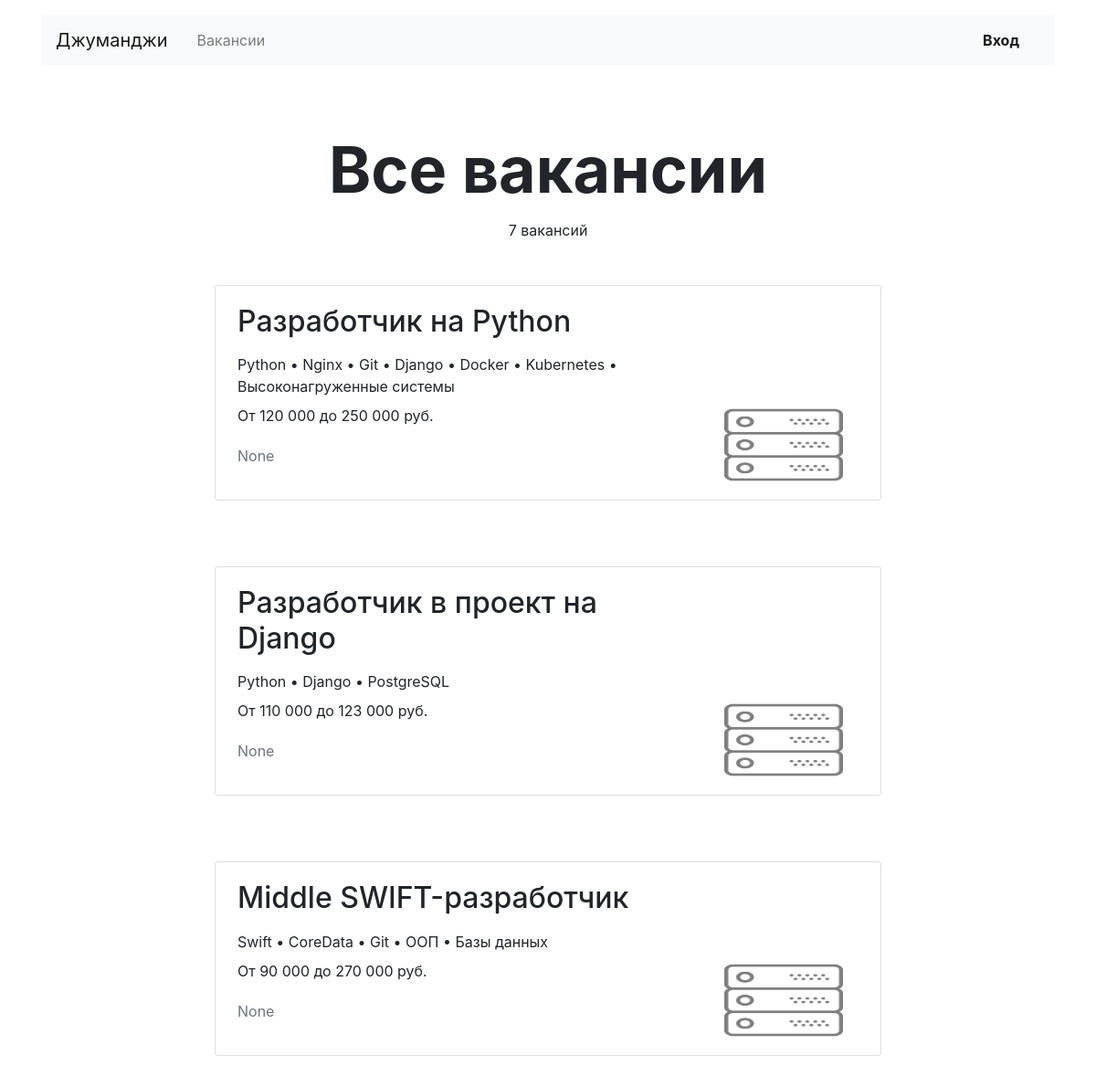
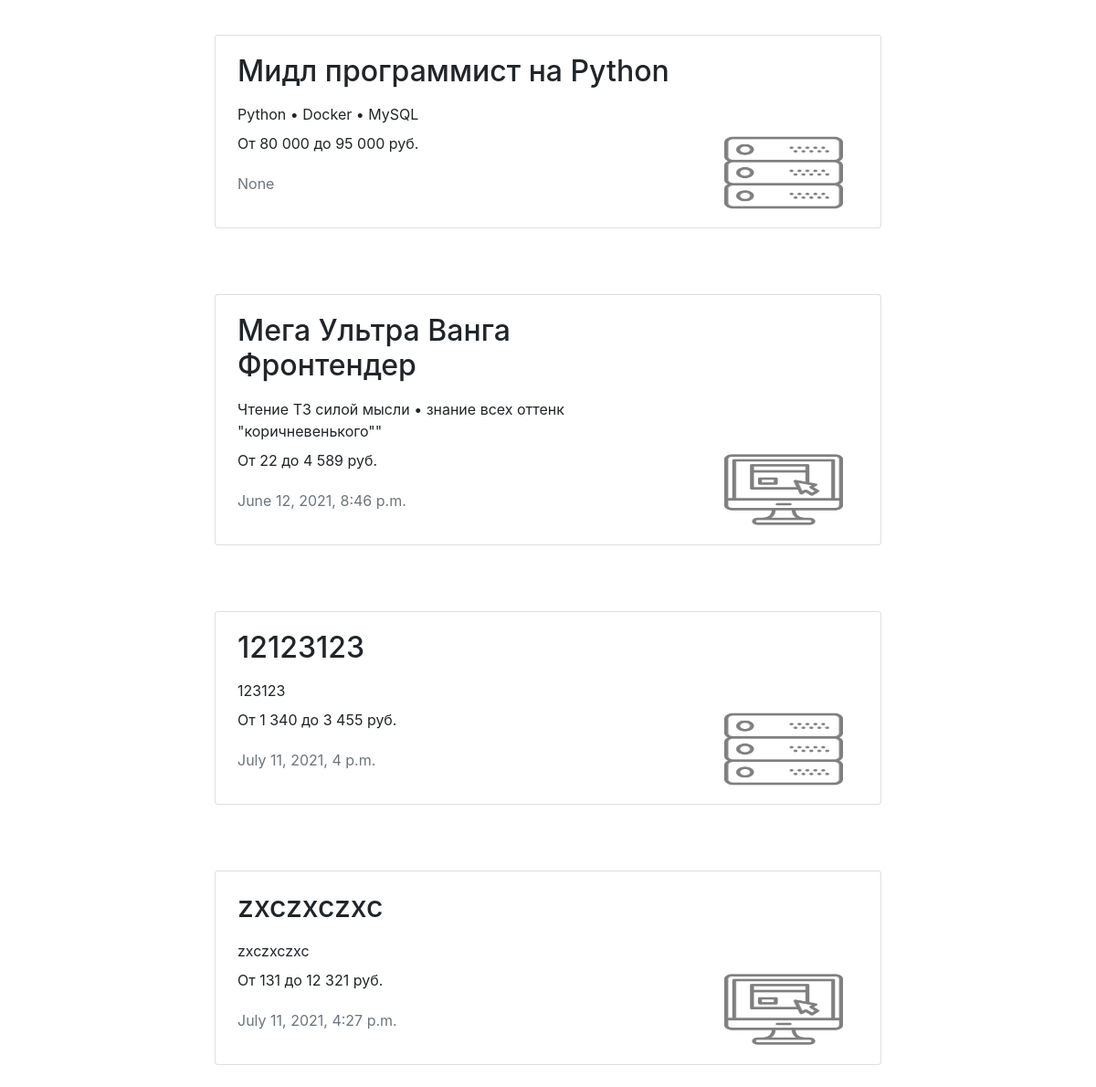
Page /vacancies/ on the committed database (2 pictures, top to bottom).
### step_job/models.py (models this page shows, shortened)
class Vacancy(models.Model):
    title = models.CharField(_("Название вакансии"), max_length=64)
    specialty = models.ForeignKey(Specialty, on_delete=models.CASCADE,
                                  related_name="vacancies", verbose_name=_("Специальность"))
    company = models.ForeignKey(Company, on_delete=models.CASCADE,
                                related_name="vacancies", verbose_name=_("Компания"))
    skills = models.CharField(_("Навыки"), max_length=512)
    description = models.TextField(_("Описание"), max_length=2056)
    salary_min = models.PositiveIntegerField(_("Зарплато от"))
    salary_max = models.PositiveIntegerField(_("Зарплата до"))
    published_at = models.DateTimeField(_("Дата публикации"), auto_now_add=True, blank=True)
    class Meta:
        verbose_name = _("Вакансия")
        verbose_name_plural = _("Вакансии")

class Specialty(models.Model):
    code = models.CharField(_("Код"), max_length=64, unique=True)
    title = models.CharField(_("Описание"), max_length=64)
    picture = models.ImageField(_("Картинка"), default='https://place-hold.it/100x60',
                                upload_to=MEDIA_SPECIALITY_IMAGE_DIR)
    class Meta:
        verbose_name = _("Специализация")
        verbose_name_plural = _("Специализации")

### step_job/views/views.py (the view)
# urls.py: path('vacancies/', ListVacanciesView.as_view(), name="vacancies"),
class ListVacanciesView(ListView):
    model = Vacancy
    context_object_name = "vacancies"
    template_name = "vacancy/vacancies.html"
    queryset = model.objects.select_related("specialty", "company")
    def get_context_data(self, **kwargs):
        context = super().get_context_data(**kwargs)
        context["vacancies_title"] = "Все вакансии"
        return context

### step_job/templatetags/filters.py (called while the page is built)
@register.filter
def salary_num(value_int):
    my_val = str(value_int)
    res = [my_val[0:len(my_val) % 3]]
    slice_val = my_val[len(my_val) % 3:len(my_val)]
    for gnum in range(0, len(slice_val), 3):
        res.append(slice_val[gnum:gnum + 3])
    return " ".join(res)

@register.filter
def dot_skill(skills):
    skill_list = skills.split(', ')
    return ' • '.join(skill_list)

### templates/vacancy/vacancies.html
{% extends "base/base.html" %}
{% load filters %}
{% block container %}
  <main class="container mt-3">
    <section>
      <h1 class="h1 text-center mx-auto mt-4 pt-5" style="font-size: 70px;"><strong>{{ vacancies_title }}</strong></h1>
      <p class="text-center pt-1">{{ vacancies.count }} вакансий </p>
        {% for vacancy in vacancies %}
            <div class="row mt-5">
            <div class="col-12 col-lg-8 offset-lg-2 m-auto">
              <div class="card mb-4">
                <div class="card-body px-4">
                  <div class="row">
                    <div class="col-12 col-md-8 col-lg-9">
                      <h2 class="h2 pb-2">{{ vacancy.title }}</h2>
                      <p class="mb-2">{{ vacancy.skills|dot_skill }}</p>
                      <p>От {{ vacancy.salary_min|salary_num }} до {{ vacancy.salary_max|salary_num }} руб.</p>
                      <p class="text-muted pt-1"> {{ vacancy.published_at }} </p>
                    </div>
                    <div class="col-12 col-md-4 col-lg-3 d-flex align-items-end">
                      <a href="{% url 'vacancy' vacancy.id %}"><img src="{{ vacancy.specialty.picture}}" width="130" height="80" alt=""></a>
                    </div>
                  </div>
                </div>
              </div>
            </div>
          </div>
    {% endfor %}
    </section>
  </main>
{% endblock container %}

### rows in the picture
Vacancy: title "Разработчик на Python", skills|dot_skill "Python • Nginx • Git • Django • Docker • Kubernetes • Высоконагруженные системы", salary_min|salary_num "120 000", salary_max|salary_num "250 000", published_at "None", specialty.picture (picture)
Vacancy: title "Разработчик в проект на Django", skills|dot_skill "Python • Django • PostgreSQL", salary_min|salary_num "110 000", salary_max|salary_num "123 000", published_at "None", specialty.picture (picture)
Vacancy: title "Middle SWIFT-разработчик", skills|dot_skill "Swift • CoreData • Git • ООП • Базы данных", salary_min|salary_num "90 000", salary_max|salary_num "270 000", published_at "None", specialty.picture (picture)
Vacancy: title "Мидл программист на Python", skills|dot_skill "Python • Docker • MySQL", salary_min|salary_num "80 000", salary_max|salary_num "95 000", published_at "None", specialty.picture (picture)
Vacancy: title "Мега Ультра Ванга Фронтендер", skills|dot_skill "Чтение ТЗ силой мысли • знание всех оттенк \"коричневенького\"\"", salary_min|salary_num "22", salary_max|salary_num "4 589", published_at "June 12, 2021, 8:46 p.m.", specialty.picture (picture)
Vacancy: title "12123123", skills|dot_skill "123123", salary_min|salary_num "1 340", salary_max|salary_num "3 455", published_at "July 11, 2021, 4 p.m.", specialty.picture (picture)
Vacancy: title "zxczxczxc", skills|dot_skill "zxczxczxc", salary_min|salary_num "131", salary_max|salary_num "12 321", published_at "July 11, 2021, 4:27 p.m.", specialty.picture (picture)

### other values in the picture
{{ vacancies_title }} "Все вакансии"
{{ vacancies.count }} "7"
